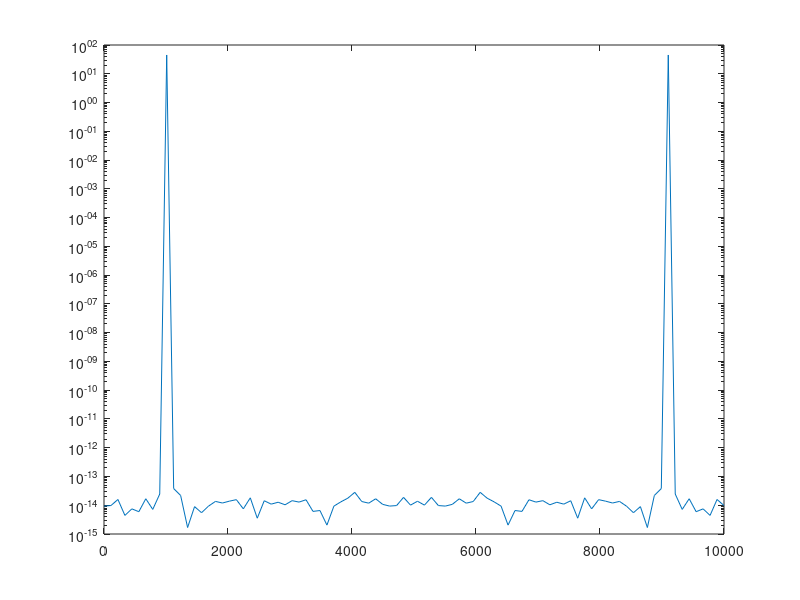

Source code (MATLAB):
N = 90 ;
Fe = 10000 ; 
f0 = 1000 ;
Te = 1/Fe ;
Temps = 0 : Te :(N-1)*Te ;
M = cos (2*pi*f0*Temps) ;
xlabel(Temps) ;
ylabel(M) ;
plot(Temps,M) ;
N1 = 500 ;
Frequence = linspace(0 , Fe , N) ;
semilogy(Frequence ,abs(fft(M,N))) ;